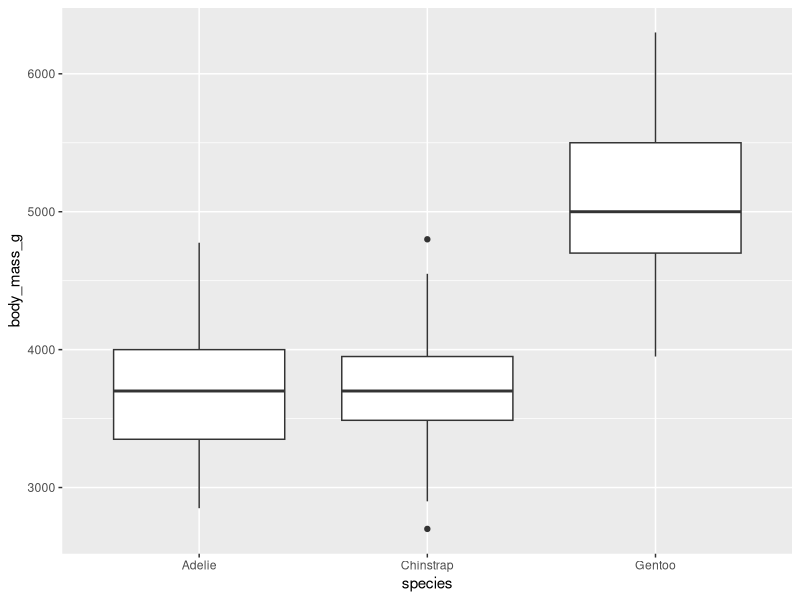
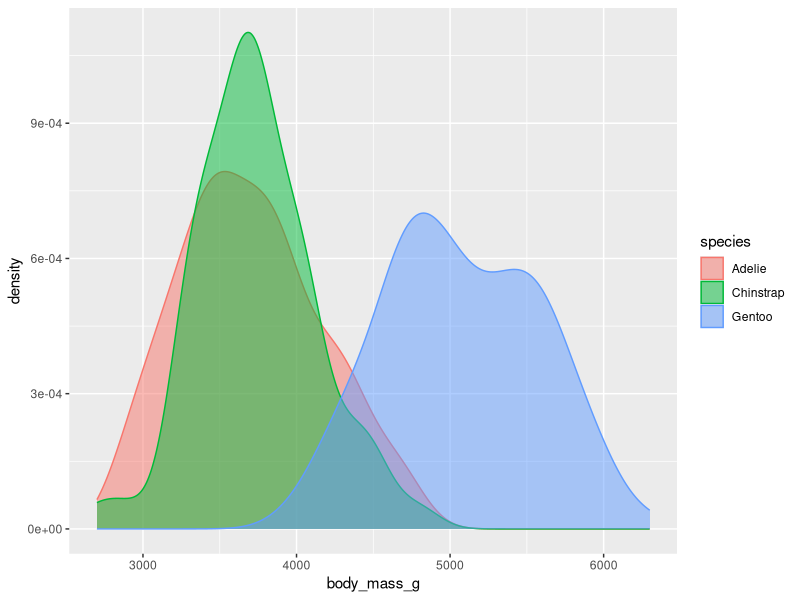
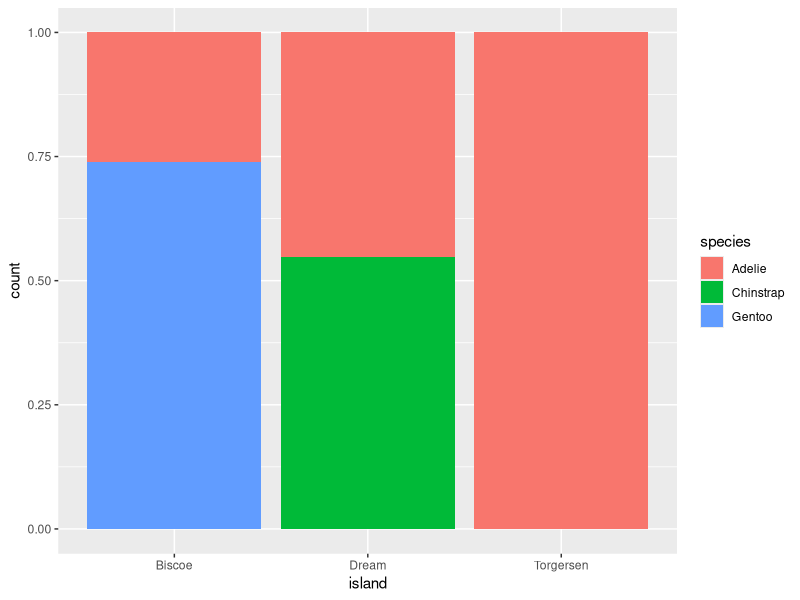
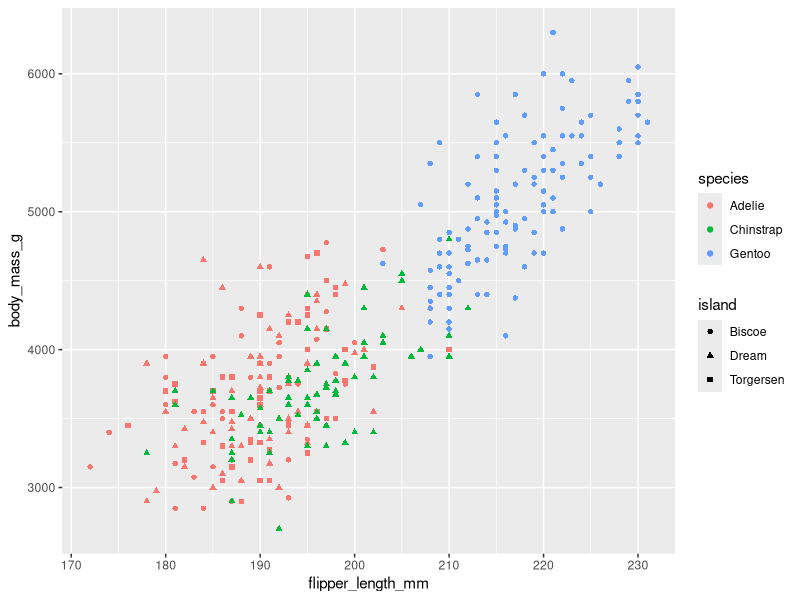
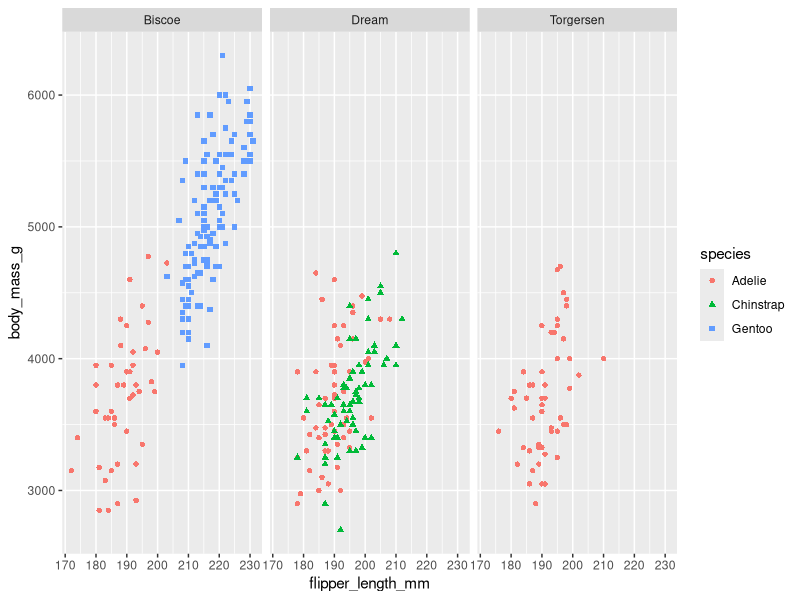
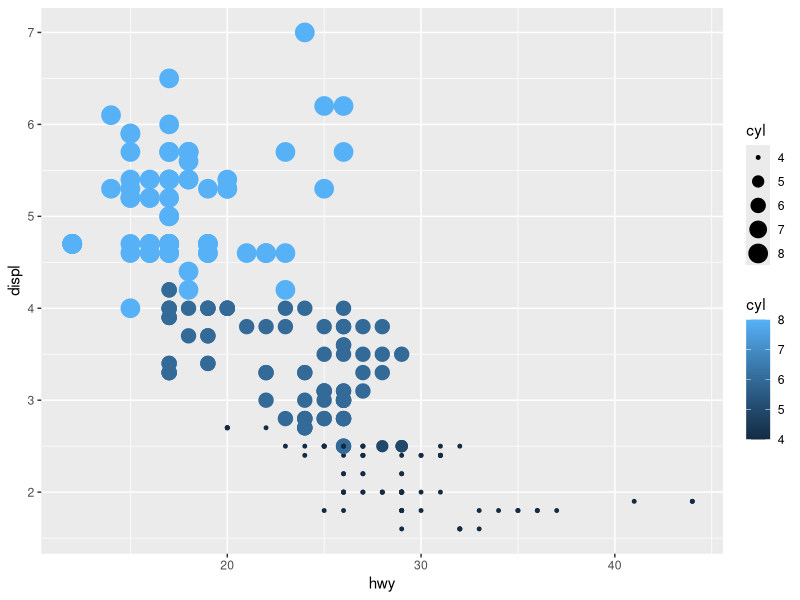
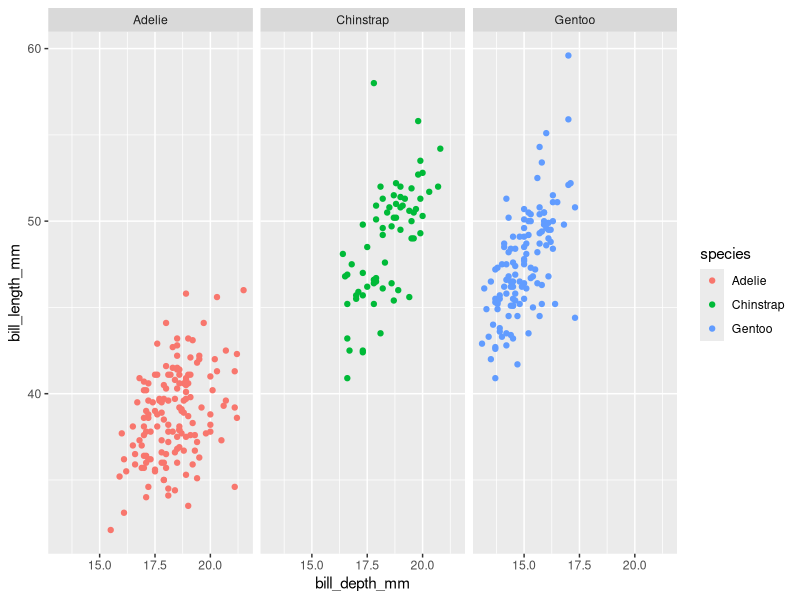
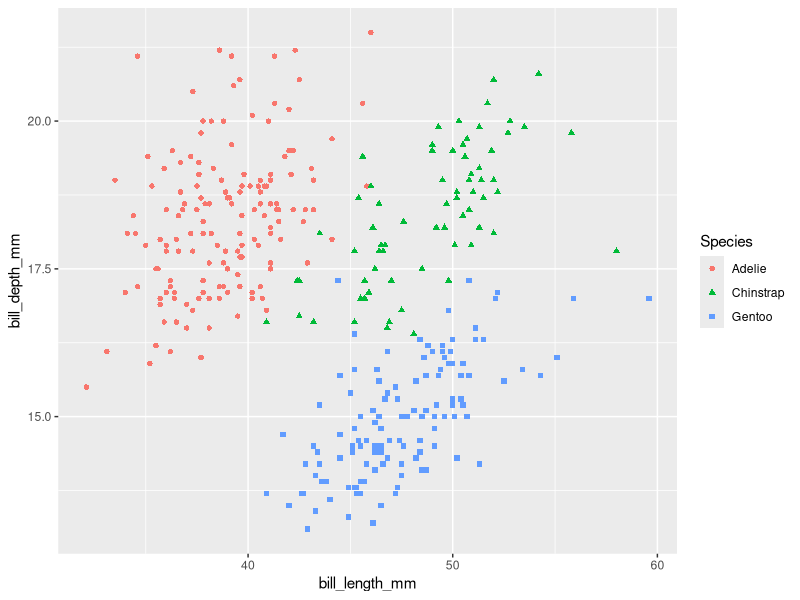

These charts were generated, in order, by the following R code:
library(tidyverse)
library(palmerpenguins)
library(ggthemes)

penguins |>
    ggplot(aes(x = species, y = body_mass_g)) +
    geom_boxplot()

penguins |>
    ggplot(aes(x = body_mass_g, color = species, fill = species)) +
    geom_density(alpha = 0.5)

ggplot(penguins, aes(x = island, fill = species)) +
    geom_bar(position = "fill")

penguins |>
    ggplot(aes(x = flipper_length_mm, y = body_mass_g)) +
    geom_point(aes(shape = island, color = species))

penguins |>
    ggplot(aes(x = flipper_length_mm, y = body_mass_g)) +
    geom_point(aes(color = species, shape = species)) +
    facet_wrap(~island)

## Exercises 1.5.5
mpg |>
    ggplot(aes(x = hwy, y = displ, color = cyl, size = cyl)) +
    geom_point()

penguins |>
    ggplot(aes(x = bill_depth_mm, y = bill_length_mm)) +
    geom_point(aes(color = species)) +
    facet_wrap(~species)

ggplot(
    data = penguins,
    mapping = aes(
        x = bill_length_mm, y = bill_depth_mm, 
        color = species, shape = species
    )
) +
    geom_point() +
    labs(color = "Species", shape = "Species")

ggplot(penguins, aes(x = island, fill = species)) +
    geom_bar(position = "fill") # composition of penguins within islands
ggplot(penguins, aes(x = species, fill = island)) +
    geom_bar(position = "fill") # distribution of penguins amongst islands


## Exercises 1.6.1
ggplot(mpg, aes(x = class)) +
    geom_bar()
ggplot(mpg, aes(x = cty, y = hwy)) +
    geom_point() # This gets saved
ggsave("mpg-plot.png")
ggsave("mpg-plot.pdf")